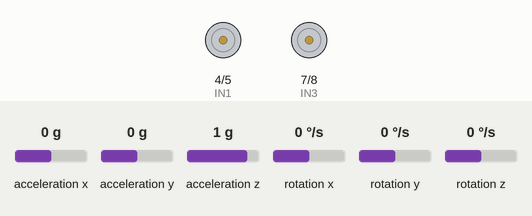
This sketch was run on a simulated Arduino Uno, built with avr-gcc and run on an emulated ATmega328P. Parts: motor-driver pin pairs drawn as motors (green arrow = first pin HIGH = forward, orange = second pin HIGH = backward, longer = more drive, scaled by the enable pin). Wiring (inferred from the names in the program): MPU-9250 motion sensor at I2C address 0x68. The test bench sets the inputs (shaded band); at power-on: acceleration x 0 g, acceleration y 0 g, acceleration z 1 g, rotation x 0 °/s, rotation y 0 °/s, rotation z 0 °/s. What the sketch prints to the serial monitor is not drawn.

Above: at 0.7 s.
At 40.7 s:
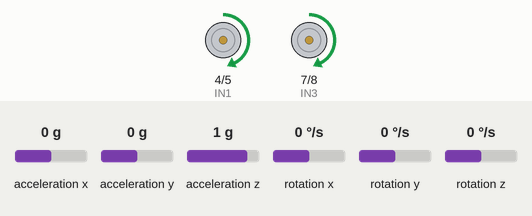
Timing chart, 0 to 42.2 s (numbered marks = the images above):
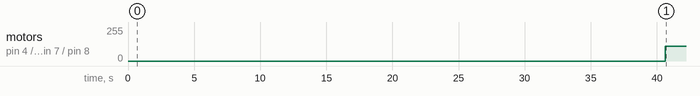

Measured:
- by itself, motor on pin 4 (IN1) / pin 5 (IN2), motor on pin 7 (IN3) / pin 8 (IN4): stopped → forward 110/255 at 40.6 s

The sketch:

sysID.ino
```cpp
#include "mpu_madgwick.h"

// Motor control pins
#define ENA 6  // Enable pin for Motor A
#define IN1 4  // Input 1 for Motor A
#define IN2 5  // Input 2 for Motor A
#define ENB 9  // Enable pin for Motor B
#define IN3 7  // Input 1 for Motor B
#define IN4 8  // Input 2 for Motor B


// Variables for logging
float current_angle = 0.0;
int angle_limit = 1;


void setup() {
  imu_setup();
  Serial.begin(2000000);

  // Initialize motor driver pins
  pinMode(ENA, OUTPUT);
  pinMode(IN1, OUTPUT);
  pinMode(IN2, OUTPUT);
  pinMode(ENB, OUTPUT);
  pinMode(IN3, OUTPUT);
  pinMode(IN4, OUTPUT);

  //IMU calibration
  unsigned long Time = millis();
  while (millis() - Time < 40000) {
    unsigned long Time1 = millis();
    ins_update_madgwick();
    while (millis() - Time1 < 10);
  }
}

void loop() {
  unsigned long Time = millis();

    // Read the current angle from the IMU
    ins_update_madgwick();
    current_angle = ypr.roll; // Assuming roll is the tilt angle
    float input_signal;
    if (current_angle<-angle_limit){
      input_signal = 110;
    }
    if (current_angle>angle_limit){
      input_signal= -110;
    }
    if (current_angle>-angle_limit && current_angle<angle_limit)
    {
      input_signal = 0;
    }
    input_signal = 110;

    // Apply PRBS input to motors
    setMotorSpeed(input_signal);

    // Log data for MATLAB
    Serial.print(input_signal);
    Serial.print(",");
    Serial.println(current_angle);

    while(millis()-Time<10);
}

void setMotorSpeed(float speed) {
  int pwmA = constrain(abs(speed), 0, 255);
  int pwmB = constrain(abs(speed), 0, 255);
  if (speed > 0) {
    // Forward motion
    analogWrite(ENA, pwmA);
    digitalWrite(IN1, HIGH);
    digitalWrite(IN2, LOW);

    analogWrite(ENB, pwmB);
    digitalWrite(IN3, HIGH);
    digitalWrite(IN4, LOW);
  } else if (speed < 0) {
    // Backward motion
    analogWrite(ENA, pwmA);
    digitalWrite(IN1, LOW);
    digitalWrite(IN2, HIGH);

    analogWrite(ENB, pwmB);
    digitalWrite(IN3, LOW);
    digitalWrite(IN4, HIGH);
  } else {
    // Stop
    analogWrite(ENA, 0);
    digitalWrite(IN1, LOW);
    digitalWrite(IN2, LOW);

    analogWrite(ENB, 0);
    digitalWrite(IN3, LOW);
    digitalWrite(IN4, LOW);
  }
}
```

MPU9250.h
```cpp
// (licence header left out)
#ifndef MPU9250_h
#define MPU9250_h

#include "Arduino.h"
#include "Wire.h"    // I2C library
#include "SPI.h"     // SPI library

class MPU9250{
  public:
    enum GyroRange
    {
      GYRO_RANGE_250DPS,
      GYRO_RANGE_500DPS,
      GYRO_RANGE_1000DPS,
      GYRO_RANGE_2000DPS
    };
    enum AccelRange
    {
      ACCEL_RANGE_2G,
      ACCEL_RANGE_4G,
      ACCEL_RANGE_8G,
      ACCEL_RANGE_16G
    };
    enum DlpfBandwidth
    {
      DLPF_BANDWIDTH_184HZ,
      DLPF_BANDWIDTH_92HZ,
      DLPF_BANDWIDTH_41HZ,
      DLPF_BANDWIDTH_20HZ,
      DLPF_BANDWIDTH_10HZ,
      DLPF_BANDWIDTH_5HZ
    };
    enum LpAccelOdr
    {
      LP_ACCEL_ODR_0_24HZ = 0,
      LP_ACCEL_ODR_0_49HZ = 1,
      LP_ACCEL_ODR_0_98HZ = 2,
      LP_ACCEL_ODR_1_95HZ = 3,
      LP_ACCEL_ODR_3_91HZ = 4,
      LP_ACCEL_ODR_7_81HZ = 5,
      LP_ACCEL_ODR_15_63HZ = 6,
      LP_ACCEL_ODR_31_25HZ = 7,
      LP_ACCEL_ODR_62_50HZ = 8,
      LP_ACCEL_ODR_125HZ = 9,
      LP_ACCEL_ODR_250HZ = 10,
      LP_ACCEL_ODR_500HZ = 11
    };
    MPU9250(TwoWire &bus,uint8_t address);
    MPU9250(SPIClass &bus,uint8_t csPin);
    int begin();
    int setAccelRange(AccelRange range);
    int setGyroRange(GyroRange range);
    int setDlpfBandwidth(DlpfBandwidth bandwidth);
    int setSrd(uint8_t srd);
    int enableDataReadyInterrupt();
    int disableDataReadyInterrupt();
    int enableWakeOnMotion(float womThresh_mg,LpAccelOdr odr);
    int readSensor();
    float getAccelX_mss();
    float getAccelY_mss();
    float getAccelZ_mss();
    float getGyroX_rads();
    float getGyroY_rads();
    float getGyroZ_rads();
    float getMagX_uT();
    float getMagY_uT();
    float getMagZ_uT();
    float getTemperature_C();

    int calibrateGyro();
    float getGyroBiasX_rads();
    float getGyroBiasY_rads();
    float getGyroBiasZ_rads();
    void setGyroBiasX_rads(float bias);
    void setGyroBiasY_rads(float bias);
    void setGyroBiasZ_rads(float bias);
    int calibrateAccel();
    float getAccelBiasX_mss();
    float getAccelScaleFactorX();
    float getAccelBiasY_mss();
    float getAccelScaleFactorY();
    float getAccelBiasZ_mss();
    float getAccelScaleFactorZ();
    void setAccelCalX(float bias,float scaleFactor);
    void setAccelCalY(float bias,float scaleFactor);
    void setAccelCalZ(float bias,float scaleFactor);
    int calibrateMag();
    float getMagBiasX_uT();
    float getMagScaleFactorX();
    float getMagBiasY_uT();
    float getMagScaleFactorY();
    float getMagBiasZ_uT();
    float getMagScaleFactorZ();
    void setMagCalX(float bias,float scaleFactor);
    void setMagCalY(float bias,float scaleFactor);
    void setMagCalZ(float bias,float scaleFactor);
  protected:
    // i2c
    uint8_t _address;
    TwoWire *_i2c;
    const uint32_t _i2cRate = 400000; // 400 kHz
    size_t _numBytes; // number of bytes received from I2C
    // spi
    SPIClass *_spi;
    uint8_t _csPin;
    bool _useSPI;
    bool _useSPIHS;
    const uint8_t SPI_READ = 0x80;
    const uint32_t SPI_LS_CLOCK = 1000000;  // 1 MHz
    const uint32_t SPI_HS_CLOCK = 15000000; // 15 MHz
    // track success of interacting with sensor
    int _status;
    // buffer for reading from sensor
    uint8_t _buffer[21];
    // data counts
    int16_t _axcounts,_aycounts,_azcounts;
    int16_t _gxcounts,_gycounts,_gzcounts;
    int16_t _hxcounts,_hycounts,_hzcounts;
    int16_t _tcounts;
    // data buffer
    float _ax, _ay, _az;
    float _gx, _gy, _gz;
    float _hx, _hy, _hz;
    float _t;
    // wake on motion
    uint8_t _womThreshold;
    // scale factors
    float _accelScale;
    float _gyroScale;
    float _magScaleX, _magScaleY, _magScaleZ;
    const float _tempScale = 333.87f;
    const float _tempOffset = 21.0f;
    // configuration
    AccelRange _accelRange;
    GyroRange _gyroRange;
    DlpfBandwidth _bandwidth;
    uint8_t _srd;
    // gyro bias estimation
    size_t _numSamples = 100;
    double _gxbD, _gybD, _gzbD;
    float _gxb, _gyb, _gzb;
    // accel bias and scale factor estimation
    double _axbD, _aybD, _azbD;
    float _axmax, _aymax, _azmax;
    float _axmin, _aymin, _azmin;
    float _axb, _ayb, _azb;
    float _axs = 1.0f;
    float _ays = 1.0f;
    float _azs = 1.0f;
    // magnetometer bias and scale factor estimation
    uint16_t _maxCounts = 1000;
    float _deltaThresh = 0.3f;
    uint8_t _coeff = 8;
    uint16_t _counter;
    float _framedelta, _delta;
    float _hxfilt, _hyfilt, _hzfilt;
    float _hxmax, _hymax, _hzmax;
    float _hxmin, _hymin, _hzmin;
    float _hxb, _hyb, _hzb;
    float _hxs = 1.0f;
    float _hys = 1.0f;
    float _hzs = 1.0f;
    float _avgs;
    // transformation matrix
    /* transform the accel and gyro axes to match the magnetometer axes */
    const int16_t tX[3] = {0,  1,  0};
    const int16_t tY[3] = {1,  0,  0};
    const int16_t tZ[3] = {0,  0, -1};
    // constants
    const float G = 9.807f;
    const float _d2r = 3.14159265359f/180.0f;
    // MPU9250 registers
    const uint8_t ACCEL_OUT = 0x3B;
    const uint8_t GYRO_OUT = 0x43;
    const uint8_t TEMP_OUT = 0x41;
    const uint8_t EXT_SENS_DATA_00 = 0x49;
    const uint8_t ACCEL_CONFIG = 0x1C;
    const uint8_t ACCEL_FS_SEL_2G = 0x00;
    const uint8_t ACCEL_FS_SEL_4G = 0x08;
    const uint8_t ACCEL_FS_SEL_8G = 0x10;
    const uint8_t ACCEL_FS_SEL_16G = 0x18;
    const uint8_t GYRO_CONFIG = 0x1B;
    const uint8_t GYRO_FS_SEL_250DPS = 0x00;
    const uint8_t GYRO_FS_SEL_500DPS = 0x08;
    const uint8_t GYRO_FS_SEL_1000DPS = 0x10;
    const uint8_t GYRO_FS_SEL_2000DPS = 0x18;
    const uint8_t ACCEL_CONFIG2 = 0x1D;
    const uint8_t ACCEL_DLPF_184 = 0x01;
    const uint8_t ACCEL_DLPF_92 = 0x02;
    const uint8_t ACCEL_DLPF_41 = 0x03;
    const uint8_t ACCEL_DLPF_20 = 0x04;
    const uint8_t ACCEL_DLPF_10 = 0x05;
    const uint8_t ACCEL_DLPF_5 = 0x06;
    const uint8_t CONFIG = 0x1A;
    const uint8_t GYRO_DLPF_184 = 0x01;
    const uint8_t GYRO_DLPF_92 = 0x02;
    const uint8_t GYRO_DLPF_41 = 0x03;
    const uint8_t GYRO_DLPF_20 = 0x04;
    const uint8_t GYRO_DLPF_10 = 0x05;
    const uint8_t GYRO_DLPF_5 = 0x06;
    const uint8_t SMPDIV = 0x19;
    const uint8_t INT_PIN_CFG = 0x37;
    const uint8_t INT_ENABLE = 0x38;
    const uint8_t INT_DISABLE = 0x00;
    const uint8_t INT_PULSE_50US = 0x00;
    const uint8_t INT_WOM_EN = 0x40;
    const uint8_t INT_RAW_RDY_EN = 0x01;
    const uint8_t PWR_MGMNT_1 = 0x6B;
    const uint8_t PWR_CYCLE = 0x20;
    const uint8_t PWR_RESET = 0x80;
    const uint8_t CLOCK_SEL_PLL = 0x01;
    const uint8_t PWR_MGMNT_2 = 0x6C;
    const uint8_t SEN_ENABLE = 0x00;
    const uint8_t DIS_GYRO = 0x07;
    const uint8_t USER_CTRL = 0x6A;
    const uint8_t I2C_MST_EN = 0x20;
    const uint8_t I2C_MST_CLK = 0x0D;
    const uint8_t I2C_MST_CTRL = 0x24;
    const uint8_t I2C_SLV0_ADDR = 0x25;
    const uint8_t I2C_SLV0_REG = 0x26;
    const uint8_t I2C_SLV0_DO = 0x63;
    const uint8_t I2C_SLV0_CTRL = 0x27;
    const uint8_t I2C_SLV0_EN = 0x80;
    const uint8_t I2C_READ_FLAG = 0x80;
    const uint8_t MOT_DETECT_CTRL = 0x69;
    const uint8_t ACCEL_INTEL_EN = 0x80;
    const uint8_t ACCEL_INTEL_MODE = 0x40;
    const uint8_t LP_ACCEL_ODR = 0x1E;
    const uint8_t WOM_THR = 0x1F;
    const uint8_t WHO_AM_I = 0x75;
    const uint8_t FIFO_EN = 0x23;
    const uint8_t FIFO_TEMP = 0x80;
    const uint8_t FIFO_GYRO = 0x70;
    const uint8_t FIFO_ACCEL = 0x08;
    const uint8_t FIFO_MAG = 0x01;
    const uint8_t FIFO_COUNT = 0x72;
    const uint8_t FIFO_READ = 0x74;
    // AK8963 registers
    const uint8_t AK8963_I2C_ADDR = 0x0C;
    const uint8_t AK8963_HXL = 0x03;
    const uint8_t AK8963_CNTL1 = 0x0A;
    const uint8_t AK8963_PWR_DOWN = 0x00;
    const uint8_t AK8963_CNT_MEAS1 = 0x12;
    const uint8_t AK8963_CNT_MEAS2 = 0x16;
    const uint8_t AK8963_FUSE_ROM = 0x0F;
    const uint8_t AK8963_CNTL2 = 0x0B;
    const uint8_t AK8963_RESET = 0x01;
    const uint8_t AK8963_ASA = 0x10;
    const uint8_t AK8963_WHO_AM_I = 0x00;
    // private functions
    int writeRegister(uint8_t subAddress, uint8_t data);
    int readRegisters(uint8_t subAddress, uint8_t count, uint8_t* dest);
    int writeAK8963Register(uint8_t subAddress, uint8_t data);
    int readAK8963Registers(uint8_t subAddress, uint8_t count, uint8_t* dest);
    int whoAmI();
    int whoAmIAK8963();
};

class MPU9250FIFO: public MPU9250 {
  public:
    using MPU9250::MPU9250;
    int enableFifo(bool accel,bool gyro,bool mag,bool temp);
    int readFifo();
    void getFifoAccelX_mss(size_t *size,float* data);
    void getFifoAccelY_mss(size_t *size,float* data);
    void getFifoAccelZ_mss(size_t *size,float* data);
    void getFifoGyroX_rads(size_t *size,float* data);
    void getFifoGyroY_rads(size_t *size,float* data);
    void getFifoGyroZ_rads(size_t *size,float* data);
    void getFifoMagX_uT(size_t *size,float* data);
    void getFifoMagY_uT(size_t *size,float* data);
    void getFifoMagZ_uT(size_t *size,float* data);
    void getFifoTemperature_C(size_t *size,float* data);
  protected:
    // fifo
    bool _enFifoAccel,_enFifoGyro,_enFifoMag,_enFifoTemp;
    size_t _fifoSize,_fifoFrameSize;
    float _axFifo[85], _ayFifo[85], _azFifo[85];
    size_t _aSize;
    float _gxFifo[85], _gyFifo[85], _gzFifo[85];
    size_t _gSize;
    float _hxFifo[73], _hyFifo[73], _hzFifo[73];
    size_t _hSize;
    float _tFifo[256];
    size_t _tSize;
};

#endif
```

MadgwickAHRS.cpp
```cpp
#include "MadgwickAHRS.h"
#include <math.h>

//---------------------------------------------------------------------------------------------------
// Variable definitions

volatile float q[4] = {1.0f, 0.0f, 0.0f, 0.0f};	// quaternion of sensor frame relative to auxiliary frame

//====================================================================================================
// Functions

//---------------------------------------------------------------------------------------------------
// AHRS algorithm update

void MadgwickQuaternionUpdate(float ax, float ay, float az, float gx, float gy, float gz, float mx, float my, float mz, float deltat)
{
    float beta = 0.05;
    float q1 = q[0], q2 = q[1], q3 = q[2], q4 = q[3];   // short name local variable for readability
    float norm;
    float hx, hy, _2bx, _2bz;
    float s1, s2, s3, s4;
    float qDot1, qDot2, qDot3, qDot4;

    // Auxiliary variables to avoid repeated arithmetic
    float _2q1mx;
    float _2q1my;
    float _2q1mz;
    float _2q2mx;
    float _4bx;
    float _4bz;
    float _2q1 = 2.0f * q1;
    float _2q2 = 2.0f * q2;
    float _2q3 = 2.0f * q3;
    float _2q4 = 2.0f * q4;
    float _2q1q3 = 2.0f * q1 * q3;
    float _2q3q4 = 2.0f * q3 * q4;
    float q1q1 = q1 * q1;
    float q1q2 = q1 * q2;
    float q1q3 = q1 * q3;
    float q1q4 = q1 * q4;
    float q2q2 = q2 * q2;
    float q2q3 = q2 * q3;
    float q2q4 = q2 * q4;
    float q3q3 = q3 * q3;
    float q3q4 = q3 * q4;
    float q4q4 = q4 * q4;

    // Normalise accelerometer measurement
    norm = 1.0f / sqrtf(ax * ax + ay * ay + az * az);
    ax *= norm;
    ay *= norm;
    az *= norm;

    // Normalise magnetometer measurement
    norm = 1.0f / sqrtf(mx * mx + my * my + mz * mz);
    mx *= norm;
    my *= norm;
    mz *= norm;

    // Reference direction of Earth's magnetic field
    _2q1mx = 2.0f * q1 * mx;
    _2q1my = 2.0f * q1 * my;
    _2q1mz = 2.0f * q1 * mz;
    _2q2mx = 2.0f * q2 * mx;
    hx = mx * q1q1 - _2q1my * q4 + _2q1mz * q3 + mx * q2q2 + _2q2 * my * q3 + _2q2 * mz * q4 - mx * q3q3 - mx * q4q4;
    hy = _2q1mx * q4 + my * q1q1 - _2q1mz * q2 + _2q2mx * q3 - my * q2q2 + my * q3q3 + _2q3 * mz * q4 - my * q4q4;
    _2bx = sqrtf(hx * hx + hy * hy);
    _2bz = -_2q1mx * q3 + _2q1my * q2 + mz * q1q1 + _2q2mx * q4 - mz * q2q2 + _2q3 * my * q4 - mz * q3q3 + mz * q4q4;
    _4bx = 2.0f * _2bx;
    _4bz = 2.0f * _2bz;

    // Gradient decent algorithm corrective step
    s1 = -_2q3 * (2.0f * q2q4 - _2q1q3 - ax) + _2q2 * (2.0f * q1q2 + _2q3q4 - ay) - _2bz * q3 * (_2bx * (0.5f - q3q3 - q4q4) + _2bz * (q2q4 - q1q3) - mx) + (-_2bx * q4 + _2bz * q2) * (_2bx * (q2q3 - q1q4) + _2bz * (q1q2 + q3q4) - my) + _2bx * q3 * (_2bx * (q1q3 + q2q4) + _2bz * (0.5f - q2q2 - q3q3) - mz);
    s2 = _2q4 * (2.0f * q2q4 - _2q1q3 - ax) + _2q1 * (2.0f * q1q2 + _2q3q4 - ay) - 4.0f * q2 * (1.0f - 2.0f * q2q2 - 2.0f * q3q3 - az) + _2bz * q4 * (_2bx * (0.5f - q3q3 - q4q4) + _2bz * (q2q4 - q1q3) - mx) + (_2bx * q3 + _2bz * q1) * (_2bx * (q2q3 - q1q4) + _2bz * (q1q2 + q3q4) - my) + (_2bx * q4 - _4bz * q2) * (_2bx * (q1q3 + q2q4) + _2bz * (0.5f - q2q2 - q3q3) - mz);
    s3 = -_2q1 * (2.0f * q2q4 - _2q1q3 - ax) + _2q4 * (2.0f * q1q2 + _2q3q4 - ay) - 4.0f * q3 * (1.0f - 2.0f * q2q2 - 2.0f * q3q3 - az) + (-_4bx * q3 - _2bz * q1) * (_2bx * (0.5f - q3q3 - q4q4) + _2bz * (q2q4 - q1q3) - mx) + (_2bx * q2 + _2bz * q4) * (_2bx * (q2q3 - q1q4) + _2bz * (q1q2 + q3q4) - my) + (_2bx * q1 - _4bz * q3) * (_2bx * (q1q3 + q2q4) + _2bz * (0.5f - q2q2 - q3q3) - mz);
    s4 = _2q2 * (2.0f * q2q4 - _2q1q3 - ax) + _2q3 * (2.0f * q1q2 + _2q3q4 - ay) + (-_4bx * q4 + _2bz * q2) * (_2bx * (0.5f - q3q3 - q4q4) + _2bz * (q2q4 - q1q3) - mx) + (-_2bx * q1 + _2bz * q3) * (_2bx * (q2q3 - q1q4) + _2bz * (q1q2 + q3q4) - my) + _2bx * q2 * (_2bx * (q1q3 + q2q4) + _2bz * (0.5f - q2q2 - q3q3) - mz);
    norm = sqrtf(s1 * s1 + s2 * s2 + s3 * s3 + s4 * s4);    // normalise step magnitude
    norm = 1.0f/norm;
    s1 *= norm;
    s2 *= norm;
    s3 *= norm;
    s4 *= norm;

    // Compute rate of change of quaternion
    qDot1 = 0.5f * (-q2 * gx - q3 * gy - q4 * gz) - beta * s1;
    qDot2 = 0.5f * (q1 * gx + q3 * gz - q4 * gy) - beta * s2;
    qDot3 = 0.5f * (q1 * gy - q2 * gz + q4 * gx) - beta * s3;
    qDot4 = 0.5f * (q1 * gz + q2 * gy - q3 * gx) - beta * s4;

    // Integrate to yield quaternion
    q1 += qDot1 * deltat;
    q2 += qDot2 * deltat;
    q3 += qDot3 * deltat;
    q4 += qDot4 * deltat;
    norm = sqrtf(q1 * q1 + q2 * q2 + q3 * q3 + q4 * q4);    // normalise quaternion
    norm = 1.0f/norm;
    q[0] = q1 * norm;
    q[1] = q2 * norm;
    q[2] = q3 * norm;
    q[3] = q4 * norm;

}

//====================================================================================================
// END OF CODE
//====================================================================================================
```

MadgwickAHRS.h
```cpp
//=====================================================================================================
// MadgwickAHRS.h
//=====================================================================================================
//
// Implementation of Madgwick's IMU and AHRS algorithms.
// See: https://x-io.co.uk/open-source-imu-and-ahrs-algorithms/
//
// Date			Author          Notes
// 29/09/2011	SOH Madgwick    Initial release
// 02/10/2011	SOH Madgwick	Optimised for reduced CPU load
//
//=====================================================================================================
#ifndef MadgwickAHRS_h
#define MadgwickAHRS_h

//----------------------------------------------------------------------------------------------------
// Variable declaration

extern volatile float q[4];	// quaternion of sensor frame relative to auxiliary frame

//---------------------------------------------------------------------------------------------------
// Function declarations

void MadgwickQuaternionUpdate(float ax, float ay, float az, float gx, float gy, float gz, float mx, float my, float mz, float deltat);

#endif
//=====================================================================================================
// End of file
//=====================================================================================================
```

Source omitted: MPU9250.cpp (34440 bytes), mpu_madgwick.cpp (5134 bytes), mpu_madgwick.h (1509 bytes)
